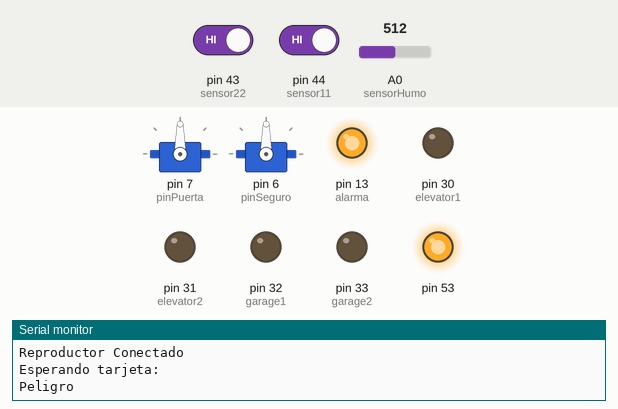
This sketch was run on a simulated Arduino Mega 2560, built with avr-gcc and run on an emulated ATmega2560. Parts: 2 × servo, output pins drawn as LEDs (lit = HIGH), the last lines printed to the serial monitor. The test bench sets the inputs (shaded band); at power-on: A0 (sensorHumo) = 512, pin 43 (sensor22) HIGH, pin 44 (sensor11) HIGH. The audio player accepts every command and is not drawn.

Above: at 5.4 s.
At 7.2 s:
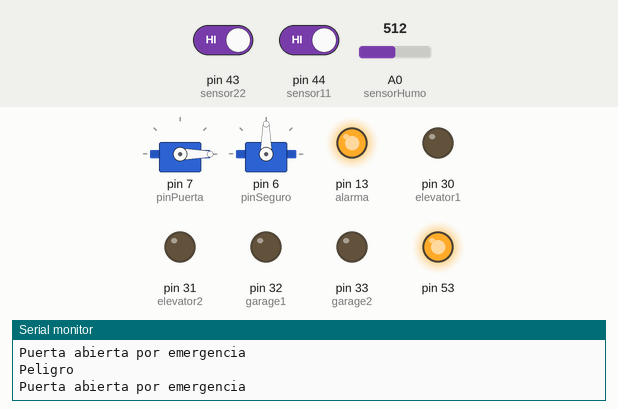
7.3 s: A0 (sensorHumo) set to 309
8.8 s: A0 (sensorHumo) set to 286
At 9.7 s:
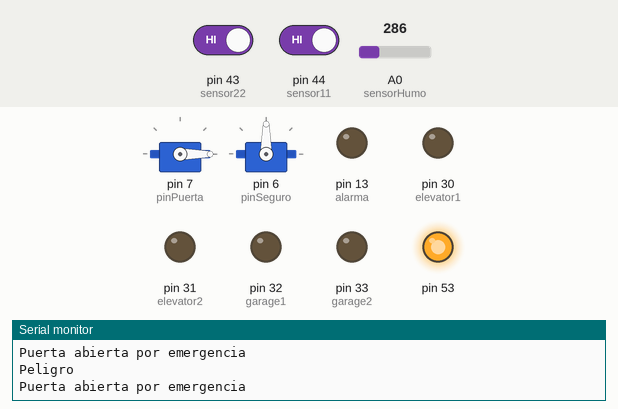
Timing chart, 0 to 11.8 s (numbered marks = the images above; inputs shaded):
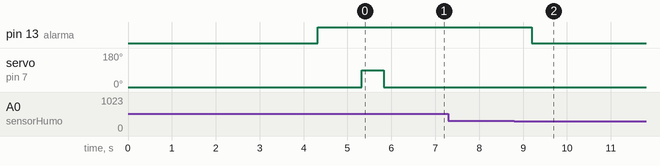

Measured:
- the behaviour switches between 300 and 299 on A0 (sensorHumo) (found by bisection; images 1 and 2)
- after the input at 8.8 s, pin 13 (alarma): HIGH → LOW after 0.40 s

The sketch:

rfid.ino
```cpp
/*
 * Proyecto Tablero Domotico
 * MAGIC HOME
 */

///////////////////////////
#include "Arduino.h"
#include "SoftwareSerial.h"
#include "DFRobotDFPlayerMini.h"
SoftwareSerial enlace(10,11); // al 3 y al 2 del reproductor respectivamente
DFRobotDFPlayerMini reproductor;
int t=500;
int volumen=25; // de 0 a 30
int espera=2500;
int vv1=0;
int vv2=0;
////////////////////////////
#include <SPI.h>
#include <MFRC522.h>
#include <Servo.h>
//MFRC522 lector1(10,9); //Creamos el objeto para el RC522 (ss SDA,reset)  //Uno
MFRC522 lector1(46,47); //Creamos el objeto para el RC522  //Mega
MFRC522 lector2(48,49);


const int sensor11 = 44;
const int sensor22 =43;

Servo puerta;
Servo seguro;
////////////////////////////
boolean flag1 =0;
boolean flag2 =0;
const int elevator1 = 30;
const int elevator2 = 31;

#define pinPuerta 7 //amarillo
#define pinSeguro 6 //naranja
#define alarma 13
#define sensorHumo A0
#define garage1 32
#define garage2 33
#define sensor1 9
#define sensor2 8.

int s1 = 0;
int s2 = 0;

void setup() {
  Serial.begin(9600); //Iniciamos la comunicación  serial

  pinMode(sensor11, INPUT);
  pinMode(sensor22, INPUT);


  SPI.begin();        //Iniciamos el Bus SPI
  lector1.PCD_Init(); // Iniciamos  el MFRC522
  lector2.PCD_Init();
  puerta.attach(pinPuerta);  puerta.write(0);
  seguro.attach(pinSeguro);  seguro.write(90);
  pinMode(alarma,OUTPUT);
  pinMode(sensorHumo,INPUT);
  pinMode(elevator1,OUTPUT);
  pinMode(elevator2,OUTPUT);
  pinMode(garage1,OUTPUT);
  pinMode(garage2,OUTPUT);
  pinMode(sensor1,INPUT);
  pinMode(sensor2,INPUT);

  digitalWrite(elevator1,LOW);
  digitalWrite(elevator2,LOW);
  digitalWrite(garage1,LOW);
  digitalWrite(garage2,LOW);
  sonidos();
  reproductor.play(7);  delay(espera);  //Magic Home
/*
  reproductor.play(1);  delay(espera);  //Elevador Bajando
  reproductor.play(2);  delay(espera);  //Elevador Subiendo
  reproductor.play(3);  delay(espera);  //Luces Apagadas
  reproductor.play(4);  delay(espera);  //Luces Prendidas
  reproductor.play(5);  delay(espera);  //Puerta Abierta
  reproductor.play(6);  delay(espera);  //Puerta Cerrada
  reproductor.play(7);  delay(espera);  //Magic Home
  reproductor.play(8);  delay(espera);  //Alarma
  reproductor.play(7);  delay(espera);  //Magic Home
*/
  Serial.println("Esperando tarjeta:");
  ///////////
        digitalWrite(elevator1,LOW);
        digitalWrite(elevator2,LOW);
}

void loop() {
  s1 = digitalRead(sensor11);
  s2 = digitalRead(sensor22);
  leerTarjetas();
  sensarPeligro();
  delay(100);

  if (s1== LOW && vv1==1)
    {
        digitalWrite(elevator1,LOW);
        digitalWrite(elevator2,LOW);
        vv1==0;
        delay(100);
    }

      if (s2== LOW && vv2==1)
    {
      vv2==0;
        digitalWrite(elevator1,LOW);
        digitalWrite(elevator2,LOW);
        delay(100);
    }


}

///////////////////
void leerTarjetas(){
  lector1.PCD_Init(); // Iniciamos  el MFRC522 1
  lector2.PCD_Init(); // Iniciamos  el MFRC522 2

  if ( lector1.PICC_IsNewCardPresent()){ //Lector Puerta
    if ( lector1.PICC_ReadCardSerial()){
      //Puerta Peatonal:
      if((lector1.uid.uidByte[3]==152)&&(flag1==0)){
        reproductor.play(5);  delay(espera);  //Puerta Cerrada
        seguro.write(90);
        delay(500);
        lector1.uid.uidByte[3]=0;
        flag1=1;
        puerta.write(90);
        delay(500);
        puerta.write(0);
        Serial.println("Abierto");}
      else if((lector1.uid.uidByte[3]==152)&&(flag1==1)){
        reproductor.play(6);  delay(espera);  //Puerta Cerrada
        puerta.write( 0);
        delay(1000);
        seguro.write( 0);
        lector1.uid.uidByte[3]=0;
        flag1=0;
        Serial.println("Cerrado");}
      delay(500);
    }    lector1.PICC_HaltA();
  }

  if ( lector2.PICC_IsNewCardPresent()){//Lector Ascensor
    if ( lector2.PICC_ReadCardSerial()){
      //Ascensor:
      if((lector2.uid.uidByte[3]==152)&&(flag2==0)){
        reproductor.play(2);  delay(espera);  //Elevador Subiendo
        digitalWrite(elevator1,HIGH);
        digitalWrite(elevator2,LOW);
        vv1=1;
        delay(300);

        //digitalWrite(elevator1,LOW);
        //digitalWrite(elevator2,LOW);
        lector1.uid.uidByte[3]=0;
        flag2=1;
        Serial.println("Subiendo");}
      else if((lector2.uid.uidByte[3]==152)&&(flag2==1)&&(sensor2!=LOW)){
        reproductor.play(1);  delay(espera);  //Elevador Bajando
        digitalWrite(elevator1,LOW);
        digitalWrite(elevator2,HIGH);
        vv2=1;
        delay(300);
         //delay(5000);
        //digitalWrite(elevator1,LOW);
        //digitalWrite(elevator2,LOW);
        lector1.uid.uidByte[3]=0;
        flag2=0;
        Serial.println("Bajando ");}
      delay(500);
    }    lector2.PICC_HaltA();
  }
}

////////////////////
void sensarPeligro(){
  int sensorHumo = analogRead(A0);
  if (sensorHumo >= 300){
    reproductor.play(8); delay(500);
    Serial.println("Peligro");
    if (flag1==0){
    digitalWrite(alarma,HIGH);
    seguro.write(90);
    delay(1000);
    puerta.write(90);
    delay(500);
    puerta.write(0);
    }
    lector1.uid.uidByte[3]=0;
    flag1=1;
    Serial.println("Puerta abierta por emergencia");
    //digitalWrite(alarma,HIGH);
    //reproductor.play(8); delay(espera);
  }
  else if (sensorHumo){
    digitalWrite(alarma,LOW);
  }
}

///////////////
void sonidos(){
  enlace.begin(9600);
  if (!reproductor.begin(enlace)) {
    Serial.println(F(" "));
  }
  Serial.println(F("Reproductor Conectado"));
  reproductor.volume(volumen);
  delay(t);
}
```
